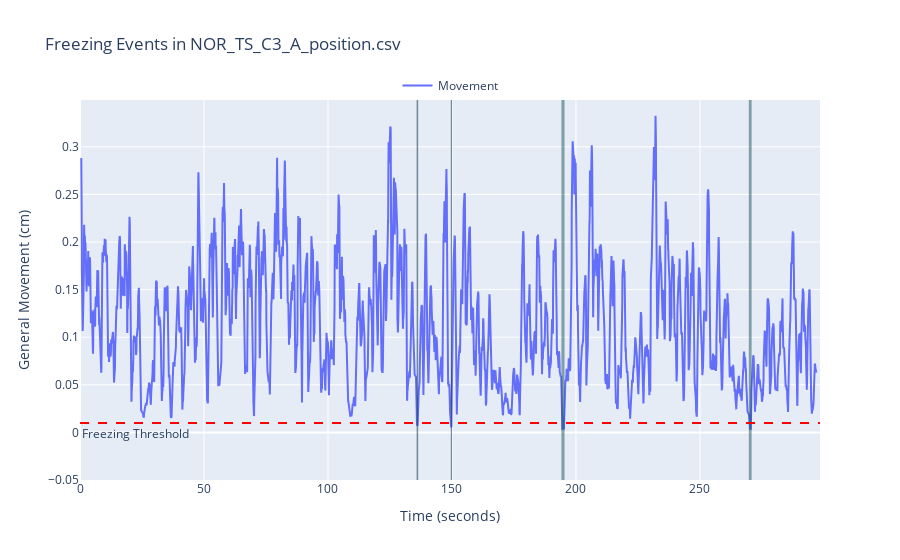

The notebook cell saved with this chart:
### Markdown cell above
---
#### 3.  We can also measure other behaviours, such as freezing

### Code cell
# Plot freezing events
rst.plot_freezing(example_path, fps = video_fps, threshold=freezing_threshold)

### Figure 1 — Plotly figure (JSON) as saved in the notebook; plotly's stock layout.template omitted (floating-point values rounded to 4 significant figures; data arrays with more than 128 entries replaced by an {"elided": "..."} marker saying what was removed)
{"data": [{"mode": "lines", "name": "Movement", "type": "scatter", "x": {"elided": "7436 float values"}, "y": {"elided": "7436 float values"}}], "layout": {"annotations": [{"showarrow": false, "text": "Freezing Threshold", "x": 0, "xanchor": "left", "xref": "x domain", "y": 0.01, "yanchor": "top", "yref": "y"}], "legend": {"orientation": "h", "x": 0.5, "xanchor": "center", "y": 1, "yanchor": "bottom"}, "shapes": [{"fillcolor": "rgba(0, 100, 80, 0.4)", "line": {"width": 0.4}, "type": "rect", "x0": 135.9, "x1": 136.2, "y0": -0.1, "y1": 1.5}, {"fillcolor": "rgba(0, 100, 80, 0.4)", "line": {"width": 0.4}, "type": "rect", "x0": 149.7, "x1": 149.8, "y0": -0.1, "y1": 1.5}, {"fillcolor": "rgba(0, 100, 80, 0.4)", "line": {"width": 0.4}, "type": "rect", "x0": 194.3, "x1": 195.2, "y0": -0.1, "y1": 1.5}, {"fillcolor": "rgba(0, 100, 80, 0.4)", "line": {"width": 0.4}, "type": "rect", "x0": 269.9, "x1": 270.6, "y0": -0.1, "y1": 1.5}, {"line": {"color": "red", "dash": "dash"}, "type": "line", "x0": 0, "x1": 1, "xref": "x domain", "y0": 0.01, "y1": 0.01, "yref": "y"}], "showlegend": true, "title": {"text": "Freezing Events in NOR_TS_C3_A_position.csv"}, "xaxis": {"range": [0, 298.4], "title": {"text": "Time (seconds)"}}, "yaxis": {"range": [-0.05, 0.3492], "title": {"text": "General Movement (cm)"}}}}
